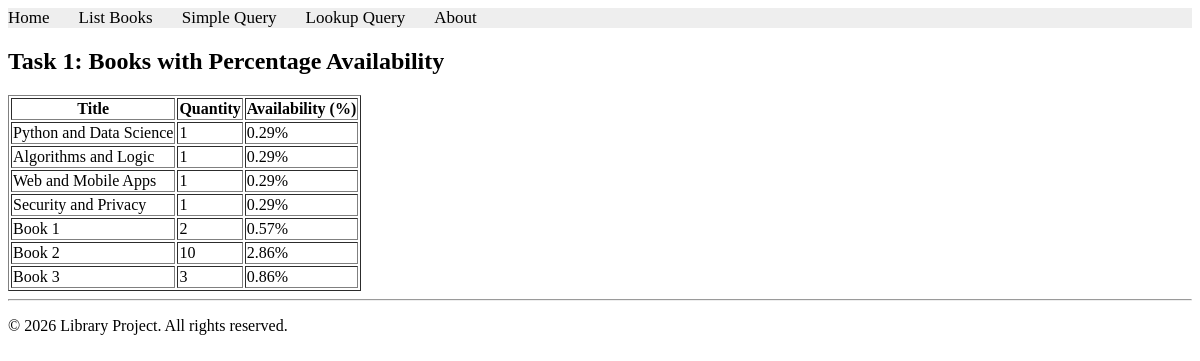
The app's page /books/lab9/task1 with its own data.
### apps/bookmodule/models.py (models this page shows)
class Book(models.Model):
    title = models.CharField(max_length=100)
    price = models.FloatField(default=0.0)
    quantity = models.IntegerField(default=1)
    pubdate = models.DateTimeField(null=True)
    rating = models.SmallIntegerField(default=1)
    publisher = models.ForeignKey(Publisher, null=True, on_delete=models.SET_NULL)
    authors = models.ManyToManyField(Author)

### apps/bookmodule/views.py (the view)
# urls.py: path('lab9/task1', views.lab9_task1, name='books.lab9_task1'),
def lab9_task1(request):
    books = Book.objects.all()
    total_stock = 350
    for book in books:
        book.availability = (book.quantity / total_stock) * 100
    return render(request, 'bookmodule/lab9_task1.html', {'books': books})

### apps/templates/bookmodule/lab9_task1.html
{% extends 'layouts/base.html' %}
{% block content %}
<h2>Task 1: Books with Percentage Availability</h2>
<table border="1">
    <tr>
        <th>Title</th>
        <th>Quantity</th>
        <th>Availability (%)</th>
    </tr>
    {% for book in books %}
    <tr>
        <td>{{ book.title }}</td>
        <td>{{ book.quantity }}</td>
        <td>{{ book.availability|stringformat:".2f" }}%</td>
    </tr>
    {% endfor %}
</table>
{% endblock %}

### records on screen
Book: title "Python and Data Science", quantity "1", availability "0.29"
Book: title "Algorithms and Logic", quantity "1", availability "0.29"
Book: title "Web and Mobile Apps", quantity "1", availability "0.29"
Book: title "Security and Privacy", quantity "1", availability "0.29"
Book: title "Book 1", quantity "2", availability "0.57"
Book: title "Book 2", quantity "10", availability "2.86"
Book: title "Book 3", quantity "3", availability "0.86"
